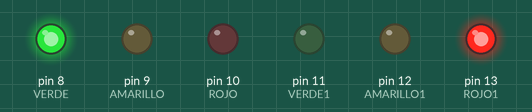
A sketch run on a simulated Arduino Uno, built with avr-gcc and run on an emulated ATmega328P. Shown: output pins drawn as LEDs (lit = HIGH).

Above: at 1.0 s.
At 2.6 s:
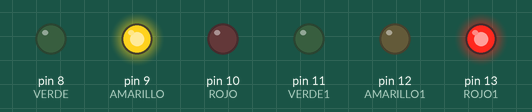
At 3.85 s:
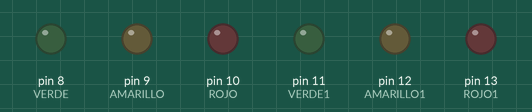
At 4.9 s:
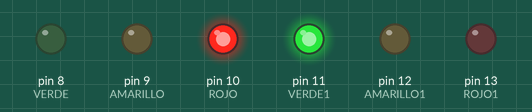
At 6.5 s:
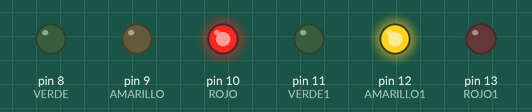
At 9.85 s:
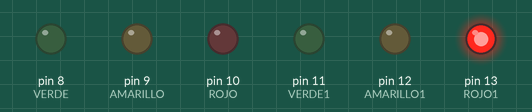
Timing chart, 0 to 10.2 s (numbered marks = the images above):
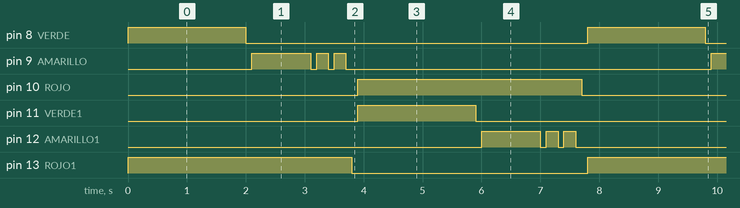

Measured:
- by itself, pin 8 (VERDE), pin 11 (VERDE1): alternates HIGH for 2.0 s and LOW for 5.8 s
- by itself, pin 9 (AMARILLO), pin 12 (AMARILLO1): repeats every 7.8 s: 2 × (LOW 0.10 s, HIGH 0.20 s), LOW 6.2 s, HIGH 1.0 s
- by itself, pin 10 (ROJO), pin 13 (ROJO1): alternates HIGH for 3.8 s and LOW for 4.0 s

The sketch:

TRABAJO_6.ino
```cpp
int VERDE=8;
int AMARILLO=9;
int ROJO=10;
int VERDE1=11;
int AMARILLO1=12;
int ROJO1=13;
void setup() {
  pinMode (VERDE,OUTPUT);
  pinMode (AMARILLO,OUTPUT);
  pinMode (ROJO,OUTPUT);
  pinMode (VERDE1,OUTPUT);
  pinMode (AMARILLO1,OUTPUT);
  pinMode (ROJO1,OUTPUT);
}

void loop() {
  digitalWrite (ROJO1,HIGH);
  digitalWrite (VERDE,HIGH);
  delay (2000);
  digitalWrite (VERDE,LOW);
  delay (100);
  digitalWrite (AMARILLO,HIGH);
  delay (1000);
  digitalWrite (AMARILLO,LOW);
  delay (100);
  digitalWrite (AMARILLO,HIGH);
  delay (200);
  digitalWrite (AMARILLO,LOW);
  delay (100);
  digitalWrite (AMARILLO,HIGH);
  delay (200);
  digitalWrite (AMARILLO,LOW);
  delay (100);
  digitalWrite (ROJO1,LOW);
  delay (100);
  digitalWrite (ROJO,HIGH);
  digitalWrite (VERDE1,HIGH);
  delay (2000);
  digitalWrite (VERDE1,LOW);
  delay (100);
  digitalWrite (AMARILLO1,HIGH);
  delay (1000);
  digitalWrite (AMARILLO1,LOW);
  delay (100);
  digitalWrite (AMARILLO1,HIGH);
  delay (200);
  digitalWrite (AMARILLO1,LOW);
  delay (100);
  digitalWrite (AMARILLO1,HIGH);
  delay (200);
  digitalWrite (AMARILLO1,LOW);
  delay (100);
    digitalWrite (ROJO,LOW);
  delay (100);
}
```
